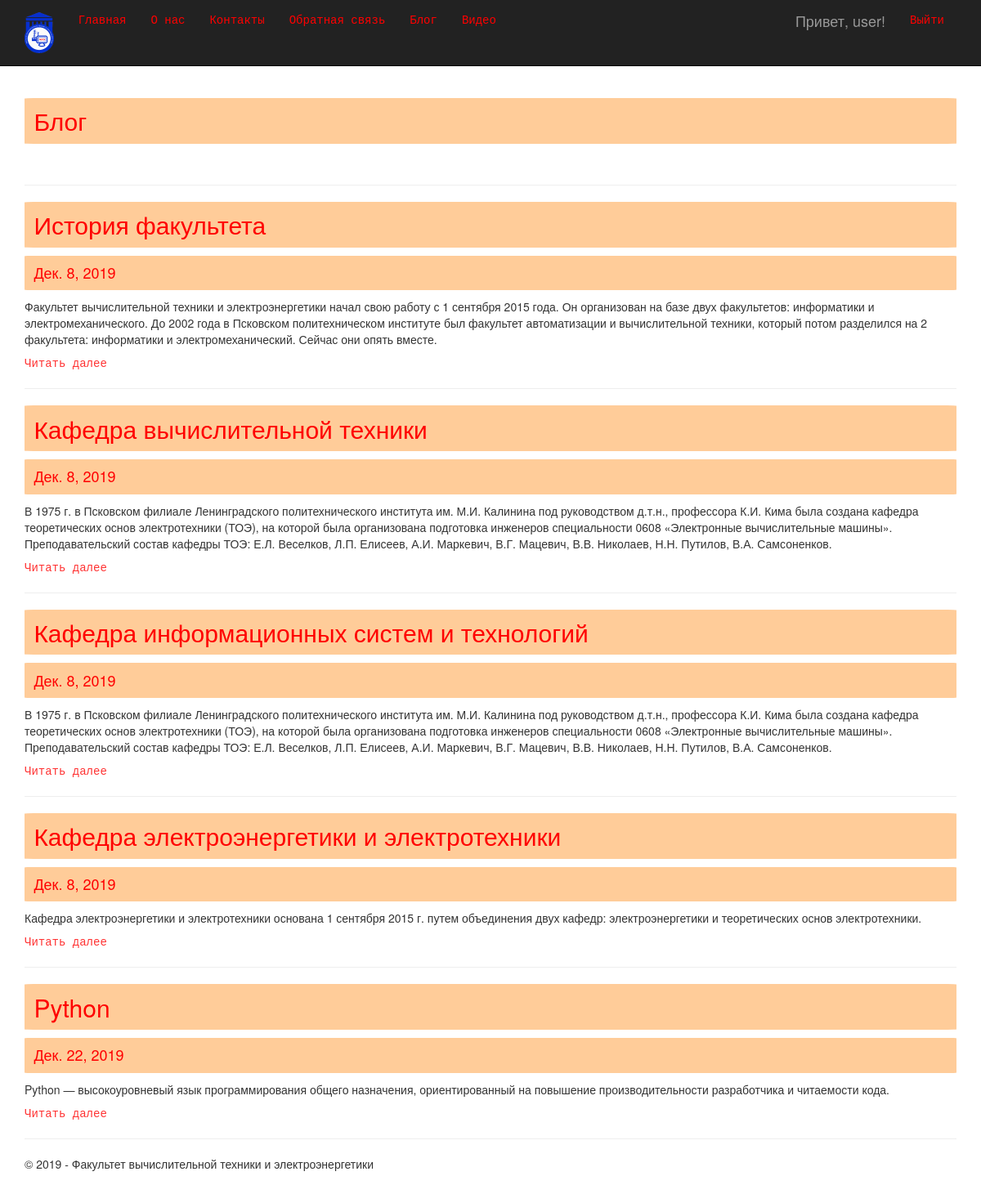
Screenshot of /blog (signed in) with the database file from the repository.
### app/models.py (models this page shows, shortened)
class Blog(models.Model):
    author = models.ForeignKey(User, null=True, blank=True, on_delete=models.SET_NULL, verbose_name='Автор')
    title = models.CharField(max_length=100, unique_for_date='posted', verbose_name='Заголовок')
    description = models.TextField(verbose_name='Краткое содержание')
    content = models.TextField(verbose_name='Полное содержание')
    posted = models.DateField(default=datetime.now(), db_index=True, verbose_name='Опубликована')
    image = models.FileField(default='temp.jpg', verbose_name='Путь к картинке')
    class Meta:
        db_table = 'Posts'
        ordering = ['posted']
        verbose_name = 'Статья блога'
        verbose_name_plural = 'Статьи блога'

### app/views.py (the view)
# urls.py: url(r'^blog$', app.views.blog, name='blog'),
def blog(request):
    posts = Blog.objects.all()
    assert isinstance(request, HttpRequest)
    return render(
        request,
        'app/blog.html',
        {
            'title': 'Блог',
            'posts': posts,
            'year': datetime.now().year
        }
    )

### app/templates/app/blog.html
﻿{% extends 'app/layout.html' %}
{% block content %}
<h2>{{ title }}</h2><br />
{% for post in posts %}
<hr />
<div class="">
    <h2>{{ post.title }}</h2>
    <h4>{{ post.posted }}</h4>
    <p>{{ post.description }}</p>
    <p><a href="{% url 'blogpost' parametr=post.id %}">Читать далее</a></p>
</div>
{% endfor %}
{% endblock %}

### app/templates/app/loginpartial.html (shortened to what this page needs)
﻿{% if user.is_authenticated %}
<form id="logoutForm" action="/logout" method="post" class="navbar-right">
    <ul class="nav navbar-nav navbar-right">
        <li><span class="navbar-brand">Привет, {{ user.username }}!</span></li>
        <li><a href="javascript:document.getElementById('logoutForm').submit()">Выйти</a></li>
    </ul>
</form>
{% endif %}

### app/static/app/content/site.css (style rules this page uses)
body { padding-top: 80px; padding-bottom: 20px; }

### rows the page displays
Blog: title "История факультета", posted "Дек. 8, 2019", description "Факультет вычислительной техники и электроэнергетики начал свою работу с 1 сентября 2015 года. Он организован на базе двух факультетов: информатики и электромеханического. До 2002 года в Псковском политехническом институте был факультет автоматизации и вычислительной техники, который потом разделился на 2 факультета: информатики и электромеханический. Сейчас они опять вместе."
Blog: title "Кафедра вычислительной техники", posted "Дек. 8, 2019", description "В 1975 г. в Псковском филиале Ленинградского политехнического института им. М.И. Калинина под руководством д.т.н., профессора К.И. Кима была создана кафедра теоретических основ электротехники (ТОЭ), на которой была организована подготовка инженеров специальности 0608 «Электронные вычислительные машины». Преподавательский состав кафедры ТОЭ: Е.Л. Веселков, Л.П. Елисеев, А.И. Маркевич, В.Г. Мацевич, В.В. Николаев, Н.Н. Путилов, В.А. Самсоненков."
Blog: title "Кафедра информационных систем и технологий", posted "Дек. 8, 2019", description "В 1975 г. в Псковском филиале Ленинградского политехнического института им. М.И. Калинина под руководством д.т.н., профессора К.И. Кима была создана кафедра теоретических основ электротехники (ТОЭ), на которой была организована подготовка инженеров специальности 0608 «Электронные вычислительные машины». Преподавательский состав кафедры ТОЭ: Е.Л. Веселков, Л.П. Елисеев, А.И. Маркевич, В.Г. Мацевич, В.В. Николаев, Н.Н. Путилов, В.А. Самсоненков."
Blog: title "Кафедра электроэнергетики и электротехники", posted "Дек. 8, 2019", description "Кафедра электроэнергетики и электротехники основана 1 сентября 2015 г. путем объединения двух кафедр: электроэнергетики и теоретических основ электротехники."
Blog: title "Python", posted "Дек. 22, 2019", description "Python — высокоуровневый язык программирования общего назначения, ориентированный на повышение производительности разработчика и читаемости кода."

### other values shown
{{ user.username }} "user"
{{ title }} "Блог"
